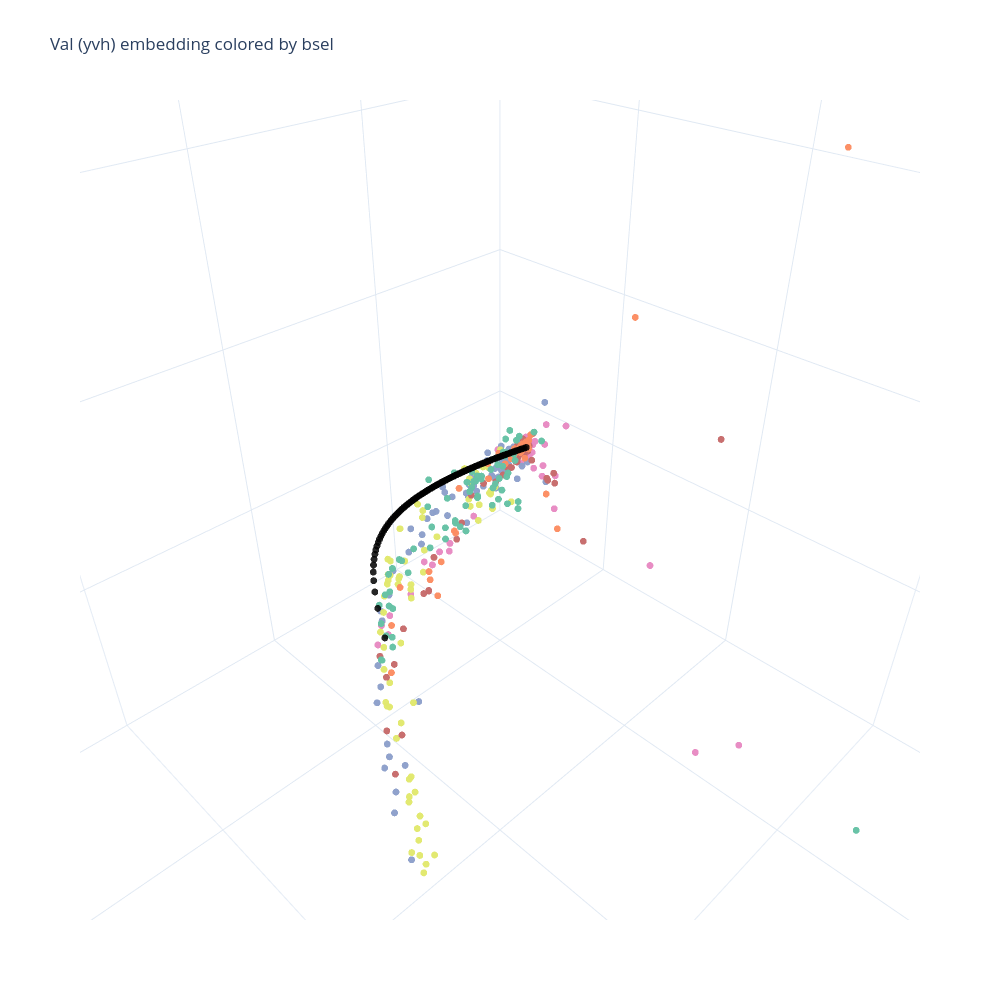

Notebook code cell kept with this figure:
### Markdown cell above
## Plot 2 — Val embedding (`yvh`) colored by `bsel`

### Code cell
r_yvh, didx_yvh = _load_projection_and_index('yvh')

cdict_bsel_v = _make_bsel_cdict(didx_yvh['bsel'])

hover_cols = [c for c in ['bsel','m','seed','opt','bs','lr','wd','ratio','t','err','verr'] if c in didx_yvh.columns]

fig = plotly_3d(
    didx_yvh.reset_index(drop=True),
    r=r_yvh,
    color='bsel',
    discrete_c=True,
    cdict=cdict_bsel_v,
    cols=hover_cols,
    size=4,
    opacity=0.85,
    xrange=[-3, 3],
    yrange=[-3, 3],
    zrange=[-3, 3],
)

fig.update_layout(title='Val (yvh) embedding colored by bsel')

fig.show()

### Figure 1 — Plotly figure (JSON) as saved in the notebook; plotly's stock layout.template omitted (floating-point values rounded to 4 significant figures; data arrays with more than 128 entries replaced by an {"elided": "..."} marker saying what was removed)
{"data": [{"hovertemplate": "<b>%{text}</b><extra></extra>", "marker": {"color": {"elided": "928 str values"}, "opacity": 0.85, "size": 4}, "mode": "markers", "name": "main", "showlegend": false, "text": {"elided": "928 str values"}, "type": "scatter3d", "x": {"elided": "928 float values"}, "y": {"elided": "928 float values"}, "z": {"elided": "928 float values"}}], "layout": {"autosize": false, "height": 1000, "legend": {"itemsizing": "constant", "itemwidth": 100, "x": 0.01, "xanchor": "left", "y": 0.99, "yanchor": "top"}, "scene": {"aspectratio": {"x": 6, "y": 6, "z": 6}, "xaxis": {"range": [-3, 3]}, "yaxis": {"range": [-3, 3]}, "zaxis": {"range": [-3, 3]}}, "title": {"text": "Val (yvh) embedding colored by bsel"}, "width": 1000}}
